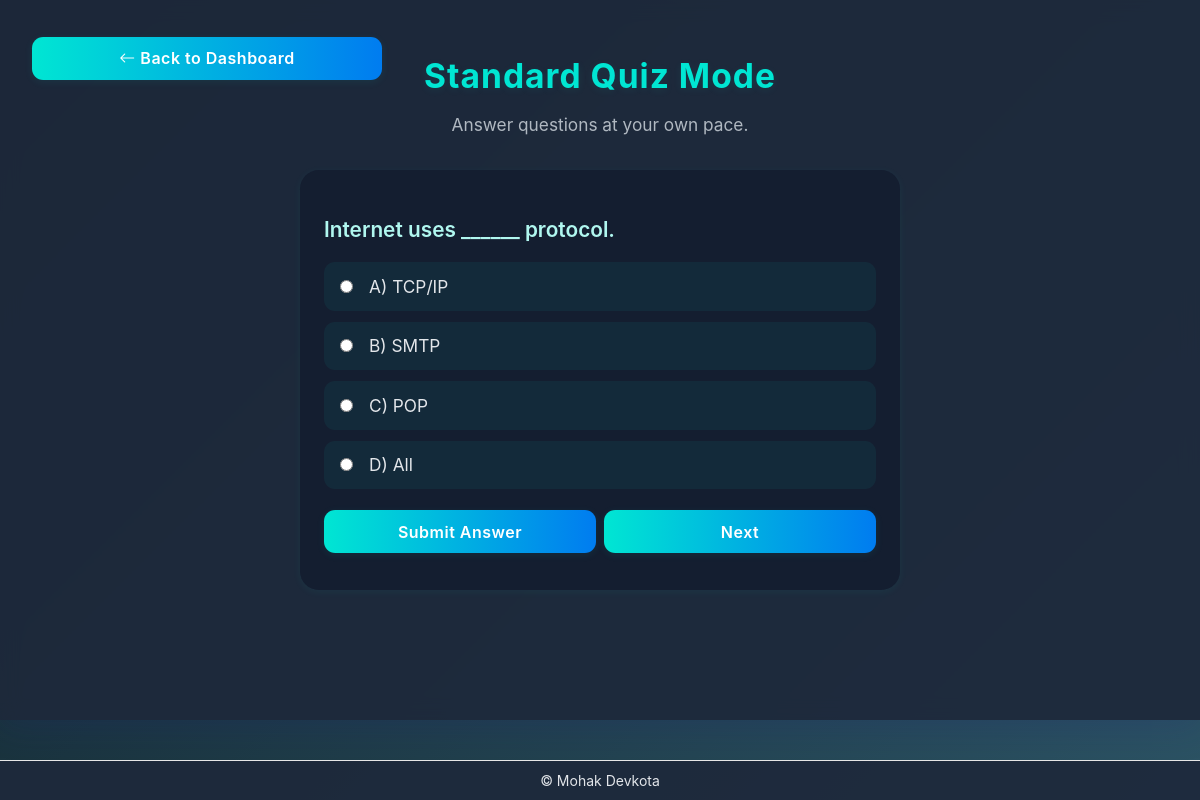
/quiz (signed in), run on the app's committed database.
### tables this page shows
CREATE TABLE question (
    id INTEGER PRIMARY KEY AUTOINCREMENT,
    question_text VARCHAR(500) NOT NULL,
    option_a VARCHAR(200) NOT NULL,
    option_b VARCHAR(200) NOT NULL,
    option_c VARCHAR(200) NOT NULL,
    option_d VARCHAR(200) NOT NULL,
    correct_option VARCHAR(1) NOT NULL CHECK (correct_option IN ('A', 'B', 'C', 'D'))
);

### app.py (the view, shortened to what this page needs)
@app.route('/quiz', methods=['GET', 'POST'])
def quiz():
    if 'user_id' not in session:
        return redirect(url_for('login'))
    db = get_db()
    mode = request.form.get('mode') if request.method == 'POST' else request.args.get('mode', 'standard')
    feedback = ''
    selected = None
    if 'started' not in session:
        session['started'] = True
        session['asked_ids'] = []
        session['score'] = 0
        if mode == 'rapid':
            session['start_time'] = time.time()
    if mode == 'rapid':
        if request.method == 'POST':
            try:
                remaining = int(request.form.get('remaining', '300'))
            except ValueError:
                remaining = 0
            session['start_time'] = time.time() - (300 - remaining)
        elapsed = int(time.time() - session.get('start_time', time.time()))
        remaining = max(0, 300 - elapsed)
        if remaining <= 0:
            score = session['score']
            for key in ['started', 'asked_ids', 'score', 'start_time', 'correct_option', 'current_question', 'submitted']:
                session.pop(key, None)
            return render_template('quiz.html', mode=mode, question=None, feedback=f"Time's up! Score: {score}")
    else:
        remaining = None
    q = db.execute(
        'SELECT * FROM question WHERE id NOT IN ({seq}) ORDER BY RANDOM() LIMIT 1'.format(
            seq=','.join(['?'] * len(session['asked_ids'])) if session['asked_ids'] else '0'),
        session['asked_ids'] if session['asked_ids'] else []
    ).fetchone()
    if not q:
        score = session['score']
        for key in ['started', 'asked_ids', 'score', 'start_time', 'correct_option', 'current_question', 'submitted']:
            session.pop(key, None)
        return render_template('quiz.html', mode=mode, question=None, feedback=f"You've finished all questions! Score: {score}")
    session['correct_option'] = q['correct_option']
    session['current_question'] = dict(q)
    options = [
        {'id': 'A', 'text': q['option_a']},
        {'id': 'B', 'text': q['option_b']},
        {'id': 'C', 'text': q['option_c']},
        {'id': 'D', 'text': q['option_d']},
    ]
    question = {'text': q['question_text'], 'options': options}
    return render_template(
        'quiz.html',
        mode=mode,
        question=question,
        feedback=feedback,
        selected=selected,
        remaining=remaining
    )

### app.py (called while the page is built)
def get_db():
    if 'db' not in g:
        g.db = sqlite3.connect(DATABASE)
        g.db.row_factory = sqlite3.Row
    return g.db

### templates/quiz.html (shortened to what this page needs)
{% extends "layout.html" %}
{% block body %}
<a href="{{ url_for('dashboard') }}" class="btn btn-primary mb-3 back-btn-fixed">
    <i class="bi bi-arrow-left"></i> Back to Dashboard
</a>
<div class="quiz-card">
    {% if mode == 'rapid' %}
    <h1>Rapid Quiz Mode</h1>
    <p class="quiz-desc">Answer questions as quickly as possible!</p>
    <div id="rapid-timer" class="mb-3" style="font-size:1.2rem; color:#ffd200; font-weight:600;">
        Time Left: <span id="timer-value" data-remaining="{{ remaining|default(300) }}">
            {{ "%02d:%02d"|format((remaining or 300)//60, (remaining or 300)%60) }}
        </span>
    </div>
    {% elif mode == 'survival' %}
    <h1>Survival Quiz Mode</h1>
    <p class="quiz-desc">Answer questions correctly to stay in the game!</p>
    {% elif mode == 'standard' %}
    <h1>Standard Quiz Mode</h1>
    <p class="quiz-desc">Answer questions at your own pace.</p>
    {% endif %}
    <div class="quiz-area-box">
        <div class="quiz_area">
            {% if question %}
            <form action="{{ url_for('quiz') }}?mode={{ mode }}" method="post">
                <div class="question my-3">
                    <h2>{{ question.text }}</h2>
                </div>
                <div class="options mb-3">
                    {% for option in question.options %}
                    <label class="option-label d-block">
                        <input type="radio" name="answer" value="{{ option.id }}" {% if selected==option.id %}checked{% endif %}>
                        <span>{{ option.id }}) {{ option.text }}</span>
                    </label>
                    {% endfor %}
                </div>
                <div class="button-row d-flex gap-2">
                    <button type="submit" name="action" value="submit" class="btn btn-primary">Submit Answer</button>
                    <button type="submit" name="action" value="next" class="btn btn-primary">Next</button>
                </div>
            </form>
            {% endif %}
        </div>
    </div>
</div>
{% endblock %}

### static/style.css (style rules this page uses)
body { min-height: 100vh; background: linear-gradient(135deg, #0f2027 0%, #2c5364 100%); font-family: 'Inter', 'Segoe UI', Arial, sans-serif; color: #e3e6ea; padding-bottom: 40px; }
*, *::before, *::after { box-sizing: border-box; }
html { font-size: 16px; }
.card, .dashboard-card, .settings-card, .profile-card, .about, .index-hero, .quiz-card, .questions-card { width: 100%; max-width: 98vw; margin-left: auto; margin-right: auto; box-sizing: border-box; }
body { min-height: 100vh; background: linear-gradient(135deg, #0f2027 0%, #2c5364 100%); font-family: 'Inter', 'Segoe UI', Arial, sans-serif; color: #e3e6ea; }
.btn-primary { background: linear-gradient(90deg, #00e6d3 0%, #007cf0 100%); border: none; border-radius: 0.7rem; font-weight: 600; font-size: 1.1rem; letter-spacing: 0.5px; box-shadow: 0 2px 8px 0 rgba(0, 230, 211, 0.08); transition: background 0.2s, box-shadow 0.2s; }
.back-btn-fixed { position: absolute; top: 2rem; left: 2rem; z-index: 10; }
.quiz-card { min-height: 90vh; width: 100vw; max-width: 100vw; margin: 0; padding: 3.5rem 2vw 2.5rem 2vw; background: rgba(30, 41, 59, 0.92); border-radius: 0; box-shadow: 0 8px 32px 0 rgba(31, 38, 135, 0.18); backdrop-filter: blur(10px); color: #e3e6ea; position: relative; display: flex; flex-direction: column; align-items: center; justify-content: flex-start; }
.quiz-card h1 { font-size: 2.1rem; font-weight: 700; color: #00e6d3; letter-spacing: 1px; text-shadow: 0 2px 8px rgba(0, 230, 211, 0.08); margin-bottom: 1rem; text-align: center; }
.quiz-desc { color: #b0b8c1; font-size: 1.08rem; text-align: center; margin-bottom: 2rem; }
.quiz_area { width: 100%; max-width: 600px; margin: 0 auto; }
.question h2 { font-size: 1.3rem; color: #b0f7ef; font-weight: 600; margin-bottom: 1.2rem; text-align: left; }
.options { margin-bottom: 2rem; }
.option-label { background: rgba(0, 230, 211, 0.06); border-radius: 0.7rem; padding: 0.7rem 1rem; margin-bottom: 0.7rem; cursor: pointer; transition: background 0.2s, color 0.2s; font-size: 1.08rem; display: flex; align-items: center; gap: 0.7rem; }
.option-label input[type="radio"] { accent-color: #00e6d3; margin-right: 0.7rem; }
.quiz-area-box { background: rgba(20, 30, 48, 0.92); border-radius: 1.2rem; box-shadow: 0 2px 8px 0 rgba(0, 230, 211, 0.06); backdrop-filter: blur(6px); padding: 2rem 1.5rem; margin: 0 auto 2rem auto; max-width: 600px; width: 100%; display: flex; flex-direction: column; align-items: stretch; }
.btn, .btn-primary, .btn-danger, .btn-warning, .btn-outline-primary, .btn-outline-secondary { font-size: 1rem; padding: 0.6rem 1.2rem; border-radius: 0.7rem; width: 100%; max-width: 350px; margin: 0.3rem auto; display: block; }
@media (min-width: 601px) { .btn, .btn-primary, .btn-danger, .btn-warning, .btn-outline-primary, .btn-outline-secondary { width: auto; max-width: none; display: inline-block; margin: 0.3rem 0.5rem 0.3rem 0; } }

### data on the page
question: text "Internet uses ______ protocol.", id "A", text "TCP/IP", id "B", text "SMTP", id "C", text "POP", id "D", text "All"
